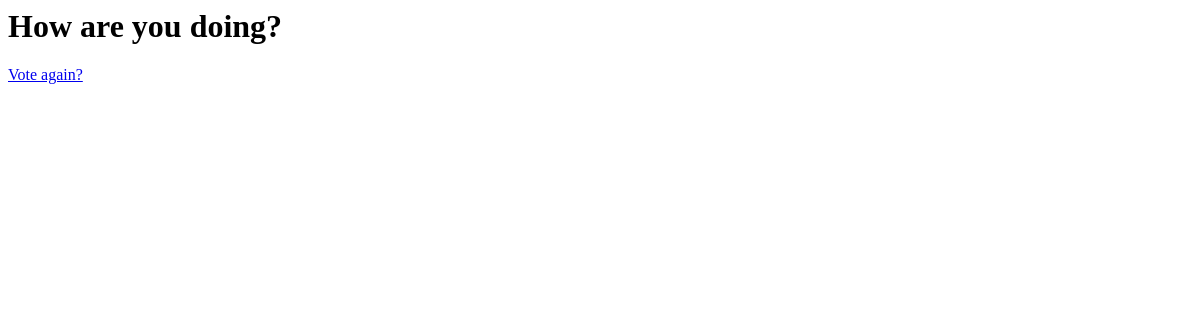
The page /polls/2/results/ on the database as committed earlier.
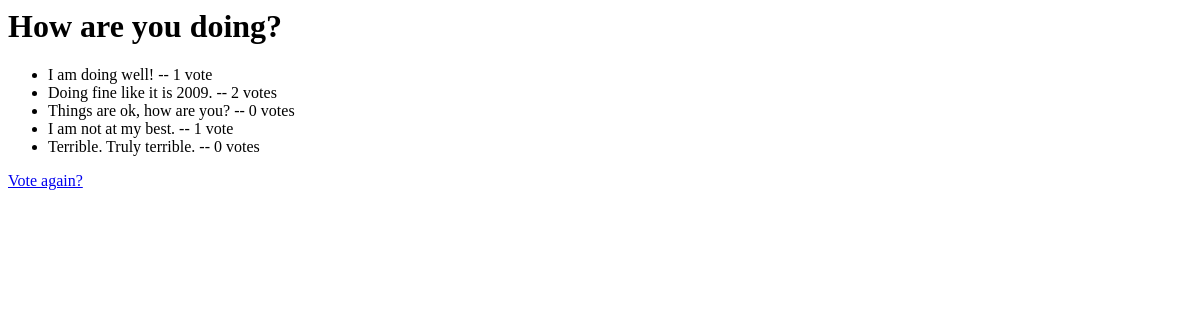
The same page on the database as committed later.
### polls/models.py (models this page shows, shortened)
@python_2_unicode_compatible
class Question(models.Model):
    question_text = models.CharField(max_length=200)
    pub_date = models.DateTimeField('date published')

@python_2_unicode_compatible
class Choice(models.Model):
    question = models.ForeignKey(Question, on_delete=models.CASCADE)
    choice_text = models.CharField(max_length=200)
    votes = models.IntegerField(default=0)

### polls/views.py (the view)
# urls.py: url(r'^(?P<pk>[0-9]+)/results/$', views.ResultsView.as_view(), name='results'),
class ResultsView(generic.DetailView):
    model = Question
    template_name = 'polls/results.html'

### polls/templates/polls/results.html
<h1>{{ question.question_text }}</h1>
<ul>
{% for choice in question.choice_set.all %}
    <li>{{ choice.choice_text }} -- {{ choice.votes }} vote{{ choice.votes|pluralize }}</li>
{% endfor %}
</ul>
<a href="{% url 'polls:detail' question.id %}">Vote again?</a>

Rows that differ between the two databases and show on the page:
added Choice: choice_text "I am doing well!", votes "1"
added Choice: choice_text "Doing fine like it is 2009.", votes "2"
added Choice: choice_text "Things are ok, how are you?", votes "0"
added Choice: choice_text "I am not at my best.", votes "1"
added Choice: choice_text "Terrible. Truly terrible.", votes "0"
